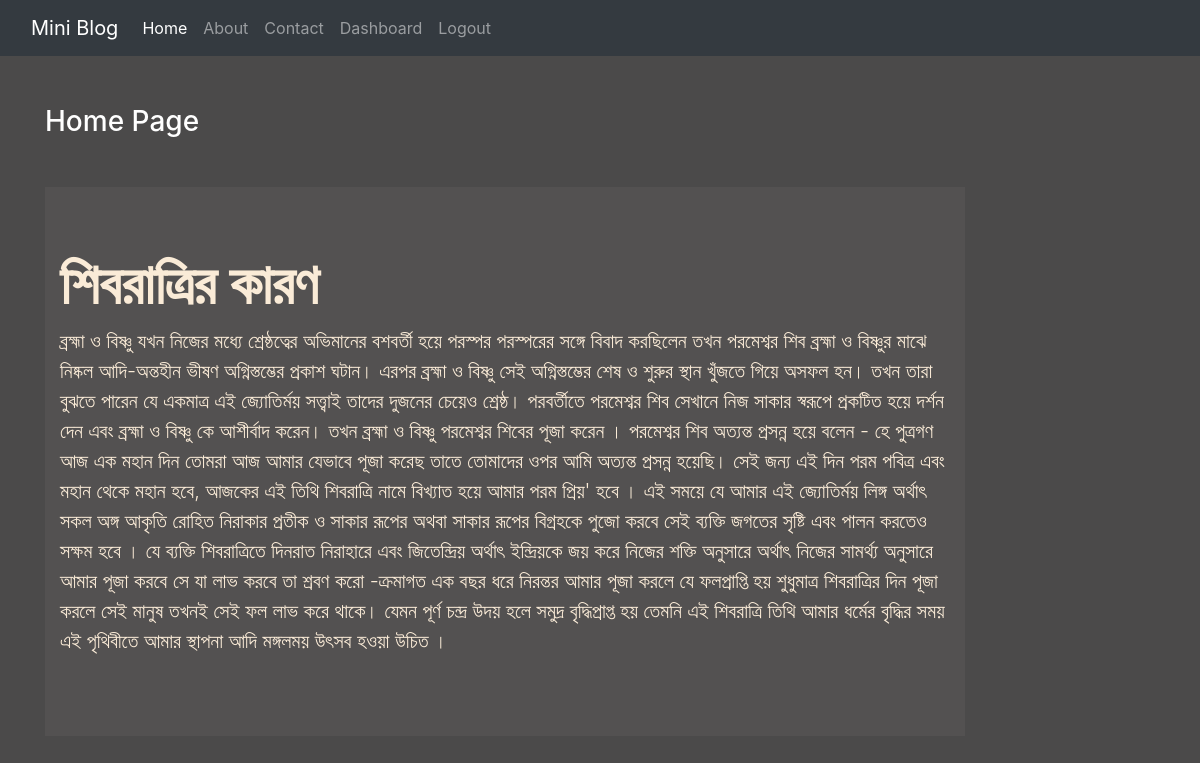
The app's page / (signed in) with its own data.
### blog_app/models.py (models this page shows)
class Post(models.Model):
    title = models.CharField(max_length = 150)
    desc = models.TextField()

### blog_app/views.py (the view)
# urls.py: path('', views.home, name='home'),
def home(request):
    posts = Post.objects.all()
    return render(request, 'blog_app/home.html',{'posts':posts})

### templates/blog_app/home.html (shortened to what this page needs)
{% extends "blog_app/base.html" %}
{% block content %}
<div class="col-sm-10">
    <h3 class="text-white my-5">Home Page</h3>
    {% for post in posts  %}
      <div class="jumbotron jumbotron-fluid jumbo-color">
          <div class="container">
            <h1 class="display-4 font-weight-bold">{{post.title}}</h1>
            <p class="lead">{{post.desc}}</p>
          </div>
      </div>
    {% endfor %}
</div>
{% endblock content %}

### static/css/home.css (style rules this page uses)
body { background-color: rgb(75, 74, 74); color: antiquewhite; }
.jumbo-color { background-color: rgb(83,81,81); }

### records on screen
Post: title "শিবরাত্রির কারণ", desc "ব্রহ্মা ও বিষ্ণু যখন নিজের মধ্যে শ্রেষ্ঠত্বের অভিমানের বশবর্তী হয়ে পরস্পর পরস্পরের সঙ্গে বিবাদ করছিলেন তখন পরমেশ্বর শিব ব্রহ্মা ও বিষ্ণুর মাঝে নিষ্কল আদি-অন্তহীন ভীষণ অগ্নিস্তম্ভের প্রকাশ ঘটান। এরপর ব্রহ্মা ও বিষ্ণু সেই অগ্নিস্তম্ভের শেষ ও শুরুর স্থান খুঁজতে গিয়ে অসফল হন। তখন তারা বুঝতে পারেন যে একমাত্র এই জ্যোতির্ময় সত্ত্বাই তাদের দুজনের চেয়েও শ্রেষ্ঠ। পরবর্তীতে পরমেশ্বর শিব সেখানে নিজ সাকার স্বরূপে প্রকটিত হয়ে দর্শন দেন এবং ব্রহ্মা ও বিষ্ণু কে আশীর্বাদ করেন। তখন ব্রহ্মা ও বিষ্ণু পরমেশ্বর শিবের পূজা করেন । পরমেশ্বর শিব অত্যন্ত প্রসন্ন হয়ে বলেন - হে পুত্রগণ আজ এক মহান দিন তোমরা আজ আমার যেভাবে পূজা করেছ তাতে তোমাদের ওপর আমি অত্যন্ত প্রসন্ন হয়েছি। সেই জন্য এই দিন পরম পবিত্র এবং মহান…"
